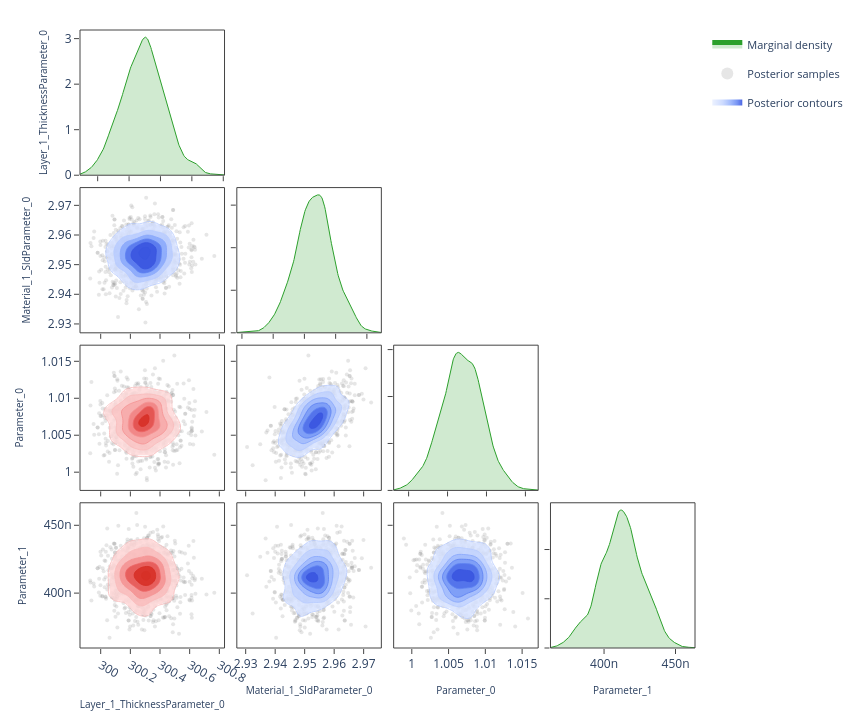

Notebook source saved alongside this figure:
### Code cell
# ---- Corner plot ------------------------------------------------------------
# Pairwise correlations: marginal density on the diagonal, scatter samples
# and 2-D contours on the lower triangle.  Mirrors the "Corner Plot" sub-tab.

fig = plot_corner(posterior.draws, posterior.param_names)
fig.show()

### Figure 1 — Plotly figure (JSON) as saved in the notebook; plotly's stock layout.template omitted (floating-point values rounded to 4 significant figures; data arrays with more than 128 entries replaced by an {"elided": "..."} marker saying what was removed)
{"data": [{"fill": "tozeroy", "fillcolor": "rgba(44, 160, 44, 0.22)", "hoverinfo": "skip", "legendgroup": "marginal", "line": {"color": "rgb(44, 160, 44)", "width": 1}, "mode": "lines", "name": "Marginal density", "showlegend": true, "type": "scatter", "x": {"elided": "256 float values"}, "xaxis": "x", "y": {"elided": "256 float values"}, "yaxis": "y"}, {"hoverinfo": "skip", "legendgroup": "scatter", "marker": {"color": "rgba(140, 140, 140, 0.22)", "size": 4}, "mode": "markers", "name": "Posterior samples", "showlegend": true, "type": "scatter", "x": {"elided": "880 float values"}, "xaxis": "x5", "y": {"elided": "880 float values"}, "yaxis": "y5", "zorder": 0}, {"colorscale": [[0.0, "rgba(224, 233, 255, 0.62)"], [0.35, "rgba(183, 203, 255, 0.70)"], [0.6, "rgba(138, 169, 252, 0.78)"], [0.82, "rgba(96, 131, 242, 0.84)"], [1.0, "rgba(58, 86, 224, 0.90)"]], "connectgaps": false, "contours": {"coloring": "fill", "end": 178.0, "showlabels": false, "showlines": false, "size": 28.1, "start": 37.47}, "hoverinfo": "skip", "legendgroup": "contour", "name": "Posterior contours", "showlegend": true, "showscale": false, "type": "contour", "x": [299.9, 299.9, 299.9, 299.9, 299.9, 299.9, 300.0, 300.0, 300.0, 300.0, 300.0, 300.0, 300.0, 300.0, 300.1, 300.1, 300.1, 300.1, 300.1, 300.1, 300.1, 300.1, 300.1, 300.2, 300.2, 300.2, 300.2, 300.2, 300.2, 300.2, 300.2, 300.2, 300.3, 300.3, 300.3, 300.3, 300.3, 300.3, 300.3, 300.3, 300.4, 300.4, 300.4, 300.4, 300.4, 300.4, 300.4, 300.4, 300.4, 300.5, 300.5, 300.5, 300.5, 300.5, 300.5, 300.5, 300.5, 300.6, 300.6, 300.6, 300.6, 300.6, 300.6, 300.6, 300.6, 300.6, 300.7, 300.7, 300.7, 300.7, 300.7, 300.7, 300.7, 300.7, 300.7, 300.8, 300.8, 300.8, 300.8, 300.8], "xaxis": "x5", "y": [2.928, 2.929, 2.93, 2.93, 2.931, 2.931, 2.932, 2.932, 2.933, 2.934, 2.934, 2.935, 2.935, 2.936, 2.937, 2.937, 2.938, 2.938, 2.939, 2.939, 2.94, 2.941, 2.941, 2.942, 2.942, 2.943, 2.944, 2.944, 2.945, 2.945, 2.946, 2.947, 2.947, 2.948, 2.948, 2.949, 2.949, 2.95, 2.951, 2.951, 2.952, 2.952, 2.953, 2.954, 2.954, 2.955, 2.955, 2.956, 2.956, 2.957, 2.958, 2.958, 2.959, 2.959, 2.96, 2.961, 2.961, 2.962, 2.962, 2.963, 2.964, 2.964, 2.965, 2.965, 2.966, 2.966, 2.967, 2.968, 2.968, 2.969, 2.969, 2.97, 2.971, 2.971, 2.972, 2.972, 2.973, 2.973, 2.974, 2.975], "yaxis": "y5", "z": {"elided": "80x80 float values"}, "zmax": 178.0, "zmin": 37.47, "zorder": 1}, {"colorscale": [[0.0, "rgba(183, 203, 255, 0.94)"], [0.35, "rgba(183, 203, 255, 0.94)"], [0.35, "rgba(138, 169, 252, 0.95)"], [0.6, "rgba(138, 169, 252, 0.95)"], [0.6, "rgba(96, 131, 242, 0.96)"], [0.82, "rgba(96, 131, 242, 0.96)"], [0.82, "rgba(58, 86, 224, 0.98)"], [1.0, "rgba(58, 86, 224, 0.98)"]], "contours": {"coloring": "lines", "end": 178.0, "showlabels": false, "size": 28.1, "start": 37.47}, "hoverinfo": "skip", "legendgroup": "contour", "line": {"width": 0.9}, "showlegend": false, "showscale": false, "type": "contour", "x": [299.9, 299.9, 299.9, 299.9, 299.9, 299.9, 300.0, 300.0, 300.0, 300.0, 300.0, 300.0, 300.0, 300.0, 300.1, 300.1, 300.1, 300.1, 300.1, 300.1, 300.1, 300.1, 300.1, 300.2, 300.2, 300.2, 300.2, 300.2, 300.2, 300.2, 300.2, 300.2, 300.3, 300.3, 300.3, 300.3, 300.3, 300.3, 300.3, 300.3, 300.4, 300.4, 300.4, 300.4, 300.4, 300.4, 300.4, 300.4, 300.4, 300.5, 300.5, 300.5, 300.5, 300.5, 300.5, 300.5, 300.5, 300.6, 300.6, 300.6, 300.6, 300.6, 300.6, 300.6, 300.6, 300.6, 300.7, 300.7, 300.7, 300.7, 300.7, 300.7, 300.7, 300.7, 300.7, 300.8, 300.8, 300.8, 300.8, 300.8], "xaxis": "x5", "y": [2.928, 2.929, 2.93, 2.93, 2.931, 2.931, 2.932, 2.932, 2.933, 2.934, 2.934, 2.935, 2.935, 2.936, 2.937, 2.937, 2.938, 2.938, 2.939, 2.939, 2.94, 2.941, 2.941, 2.942, 2.942, 2.943, 2.944, 2.944, 2.945, 2.945, 2.946, 2.947, 2.947, 2.948, 2.948, 2.949, 2.949, 2.95, 2.951, 2.951, 2.952, 2.952, 2.953, 2.954, 2.954, 2.955, 2.955, 2.956, 2.956, 2.957, 2.958, 2.958, 2.959, 2.959, 2.96, 2.961, 2.961, 2.962, 2.962, 2.963, 2.964, 2.964, 2.965, 2.965, 2.966, 2.966, 2.967, 2.968, 2.968, 2.969, 2.969, 2.97, 2.971, 2.971, 2.972, 2.972, 2.973, 2.973, 2.974, 2.975], "yaxis": "y5", "z": {"elided": "80x80 float values"}, "zmax": 178.0, "zmin": 37.47, "zorder": 2}, {"fill": "tozeroy", "fillcolor": "rgba(44, 160, 44, 0.22)", "hoverinfo": "skip", "legendgroup": "marginal", "line": {"color": "rgb(44, 160, 44)", "width": 1}, "mode": "lines", "name": "Marginal density", "showlegend": false, "type": "scatter", "x": {"elided": "256 float values"}, "xaxis": "x6", "y": {"elided": "256 float values"}, "yaxis": "y6"}, {"hoverinfo": "skip", "legendgroup": "scatter", "marker": {"color": "rgba(140, 140, 140, 0.22)", "size": 4}, "mode": "markers", "name": "Posterior samples", "showlegend": false, "type": "scatter", "x": {"elided": "880 float values"}, "xaxis": "x9", "y": {"elided": "880 float values"}, "yaxis": "y9", "zorder": 0}, {"colorscale": [[0.0, "rgba(255, 224, 224, 0.62)"], [0.35, "rgba(250, 188, 188, 0.70)"], [0.6, "rgba(245, 148, 148, 0.78)"], [0.82, "rgba(237, 104, 104, 0.84)"], [1.0, "rgba(215, 48, 39, 0.90)"]], "connectgaps": false, "contours": {"coloring": "fill", "end": 426.0, "showlabels": false, "showlines": false, "size": 67.26, "start": 89.68}, "hoverinfo": "skip", "legendgroup": "contour", "name": "Posterior contours", "showlegend": false, "showscale": false, "type": "contour", "x": [299.9, 299.9, 299.9, 299.9, 299.9, 299.9, 300.0, 300.0, 300.0, 300.0, 300.0, 300.0, 300.0, 300.0, 300.1, 300.1, 300.1, 300.1, 300.1, 300.1, 300.1, 300.1, 300.1, 300.2, 300.2, 300.2, 300.2, 300.2, 300.2, 300.2, 300.2, 300.2, 300.3, 300.3, 300.3, 300.3, 300.3, 300.3, 300.3, 300.3, 300.4, 300.4, 300.4, 300.4, 300.4, 300.4, 300.4, 300.4, 300.4, 300.5, 300.5, 300.5, 300.5, 300.5, 300.5, 300.5, 300.5, 300.6, 300.6, 300.6, 300.6, 300.6, 300.6, 300.6, 300.6, 300.6, 300.7, 300.7, 300.7, 300.7, 300.7, 300.7, 300.7, 300.7, 300.7, 300.8, 300.8, 300.8, 300.8, 300.8], "xaxis": "x9", "y": [0.9981, 0.9983, 0.9985, 0.9988, 0.999, 0.9993, 0.9995, 0.9997, 1.0, 1.0, 1.0, 1.001, 1.001, 1.001, 1.001, 1.002, 1.002, 1.002, 1.002, 1.003, 1.003, 1.003, 1.003, 1.003, 1.004, 1.004, 1.004, 1.004, 1.005, 1.005, 1.005, 1.005, 1.006, 1.006, 1.006, 1.006, 1.007, 1.007, 1.007, 1.007, 1.007, 1.008, 1.008, 1.008, 1.008, 1.009, 1.009, 1.009, 1.009, 1.01, 1.01, 1.01, 1.01, 1.011, 1.011, 1.011, 1.011, 1.011, 1.012, 1.012, 1.012, 1.012, 1.013, 1.013, 1.013, 1.013, 1.014, 1.014, 1.014, 1.014, 1.015, 1.015, 1.015, 1.015, 1.015, 1.016, 1.016, 1.016, 1.016, 1.017], "yaxis": "y9", "z": {"elided": "80x80 float values"}, "zmax": 426.0, "zmin": 89.68, "zorder": 1}, {"colorscale": [[0.0, "rgba(250, 188, 188, 0.94)"], [0.35, "rgba(250, 188, 188, 0.94)"], [0.35, "rgba(245, 148, 148, 0.95)"], [0.6, "rgba(245, 148, 148, 0.95)"], [0.6, "rgba(237, 104, 104, 0.96)"], [0.82, "rgba(237, 104, 104, 0.96)"], [0.82, "rgba(215, 48, 39, 0.98)"], [1.0, "rgba(215, 48, 39, 0.98)"]], "contours": {"coloring": "lines", "end": 426.0, "showlabels": false, "size": 67.26, "start": 89.68}, "hoverinfo": "skip", "legendgroup": "contour", "line": {"width": 0.9}, "showlegend": false, "showscale": false, "type": "contour", "x": [299.9, 299.9, 299.9, 299.9, 299.9, 299.9, 300.0, 300.0, 300.0, 300.0, 300.0, 300.0, 300.0, 300.0, 300.1, 300.1, 300.1, 300.1, 300.1, 300.1, 300.1, 300.1, 300.1, 300.2, 300.2, 300.2, 300.2, 300.2, 300.2, 300.2, 300.2, 300.2, 300.3, 300.3, 300.3, 300.3, 300.3, 300.3, 300.3, 300.3, 300.4, 300.4, 300.4, 300.4, 300.4, 300.4, 300.4, 300.4, 300.4, 300.5, 300.5, 300.5, 300.5, 300.5, 300.5, 300.5, 300.5, 300.6, 300.6, 300.6, 300.6, 300.6, 300.6, 300.6, 300.6, 300.6, 300.7, 300.7, 300.7, 300.7, 300.7, 300.7, 300.7, 300.7, 300.7, 300.8, 300.8, 300.8, 300.8, 300.8], "xaxis": "x9", "y": [0.9981, 0.9983, 0.9985, 0.9988, 0.999, 0.9993, 0.9995, 0.9997, 1.0, 1.0, 1.0, 1.001, 1.001, 1.001, 1.001, 1.002, 1.002, 1.002, 1.002, 1.003, 1.003, 1.003, 1.003, 1.003, 1.004, 1.004, 1.004, 1.004, 1.005, 1.005, 1.005, 1.005, 1.006, 1.006, 1.006, 1.006, 1.007, 1.007, 1.007, 1.007, 1.007, 1.008, 1.008, 1.008, 1.008, 1.009, 1.009, 1.009, 1.009, 1.01, 1.01, 1.01, 1.01, 1.011, 1.011, 1.011, 1.011, 1.011, 1.012, 1.012, 1.012, 1.012, 1.013, 1.013, 1.013, 1.013, 1.014, 1.014, 1.014, 1.014, 1.015, 1.015, 1.015, 1.015, 1.015, 1.016, 1.016, 1.016, 1.016, 1.017], "yaxis": "y9", "z": {"elided": "80x80 float values"}, "zmax": 426.0, "zmin": 89.68, "zorder": 2}, {"hoverinfo": "skip", "legendgroup": "scatter", "marker": {"color": "rgba(140, 140, 140, 0.22)", "size": 4}, "mode": "markers", "name": "Posterior samples", "showlegend": false, "type": "scatter", "x": {"elided": "880 float values"}, "xaxis": "x10", "y": {"elided": "880 float values"}, "yaxis": "y10", "zorder": 0}, {"colorscale": [[0.0, "rgba(224, 233, 255, 0.62)"], [0.35, "rgba(183, 203, 255, 0.70)"], [0.6, "rgba(138, 169, 252, 0.78)"], [0.82, "rgba(96, 131, 242, 0.84)"], [1.0, "rgba(58, 86, 224, 0.90)"]], "connectgaps": false, "contours": {"coloring": "fill", "end": 10440.0, "showlabels": false, "showlines": false, "size": 1648.0, "start": 2198.0}, "hoverinfo": "skip", "legendgroup": "contour", "name": "Posterior contours", "showlegend": false, "showscale": false, "type": "contour", "x": [2.928, 2.929, 2.93, 2.93, 2.931, 2.931, 2.932, 2.932, 2.933, 2.934, 2.934, 2.935, 2.935, 2.936, 2.937, 2.937, 2.938, 2.938, 2.939, 2.939, 2.94, 2.941, 2.941, 2.942, 2.942, 2.943, 2.944, 2.944, 2.945, 2.945, 2.946, 2.947, 2.947, 2.948, 2.948, 2.949, 2.949, 2.95, 2.951, 2.951, 2.952, 2.952, 2.953, 2.954, 2.954, 2.955, 2.955, 2.956, 2.956, 2.957, 2.958, 2.958, 2.959, 2.959, 2.96, 2.961, 2.961, 2.962, 2.962, 2.963, 2.964, 2.964, 2.965, 2.965, 2.966, 2.966, 2.967, 2.968, 2.968, 2.969, 2.969, 2.97, 2.971, 2.971, 2.972, 2.972, 2.973, 2.973, 2.974, 2.975], "xaxis": "x10", "y": [0.9981, 0.9983, 0.9985, 0.9988, 0.999, 0.9993, 0.9995, 0.9997, 1.0, 1.0, 1.0, 1.001, 1.001, 1.001, 1.001, 1.002, 1.002, 1.002, 1.002, 1.003, 1.003, 1.003, 1.003, 1.003, 1.004, 1.004, 1.004, 1.004, 1.005, 1.005, 1.005, 1.005, 1.006, 1.006, 1.006, 1.006, 1.007, 1.007, 1.007, 1.007, 1.007, 1.008, 1.008, 1.008, 1.008, 1.009, 1.009, 1.009, 1.009, 1.01, 1.01, 1.01, 1.01, 1.011, 1.011, 1.011, 1.011, 1.011, 1.012, 1.012, 1.012, 1.012, 1.013, 1.013, 1.013, 1.013, 1.014, 1.014, 1.014, 1.014, 1.015, 1.015, 1.015, 1.015, 1.015, 1.016, 1.016, 1.016, 1.016, 1.017], "yaxis": "y10", "z": {"elided": "80x80 float values"}, "zmax": 10440.0, "zmin": 2198.0, "zorder": 1}, {"colorscale": [[0.0, "rgba(183, 203, 255, 0.94)"], [0.35, "rgba(183, 203, 255, 0.94)"], [0.35, "rgba(138, 169, 252, 0.95)"], [0.6, "rgba(138, 169, 252, 0.95)"], [0.6, "rgba(96, 131, 242, 0.96)"], [0.82, "rgba(96, 131, 242, 0.96)"], [0.82, "rgba(58, 86, 224, 0.98)"], [1.0, "rgba(58, 86, 224, 0.98)"]], "contours": {"coloring": "lines", "end": 10440.0, "showlabels": false, "size": 1648.0, "start": 2198.0}, "hoverinfo": "skip", "legendgroup": "contour", "line": {"width": 0.9}, "showlegend": false, "showscale": false, "type": "contour", "x": [2.928, 2.929, 2.93, 2.93, 2.931, 2.931, 2.932, 2.932, 2.933, 2.934, 2.934, 2.935, 2.935, 2.936, 2.937, 2.937, 2.938, 2.938, 2.939, 2.939, 2.94, 2.941, 2.941, 2.942, 2.942, 2.943, 2.944, 2.944, 2.945, 2.945, 2.946, 2.947, 2.947, 2.948, 2.948, 2.949, 2.949, 2.95, 2.951, 2.951, 2.952, 2.952, 2.953, 2.954, 2.954, 2.955, 2.955, 2.956, 2.956, 2.957, 2.958, 2.958, 2.959, 2.959, 2.96, 2.961, 2.961, 2.962, 2.962, 2.963, 2.964, 2.964, 2.965, 2.965, 2.966, 2.966, 2.967, 2.968, 2.968, 2.969, 2.969, 2.97, 2.971, 2.971, 2.972, 2.972, 2.973, 2.973, 2.974, 2.975], "xaxis": "x10", "y": [0.9981, 0.9983, 0.9985, 0.9988, 0.999, 0.9993, 0.9995, 0.9997, 1.0, 1.0, 1.0, 1.001, 1.001, 1.001, 1.001, 1.002, 1.002, 1.002, 1.002, 1.003, 1.003, 1.003, 1.003, 1.003, 1.004, 1.004, 1.004, 1.004, 1.005, 1.005, 1.005, 1.005, 1.006, 1.006, 1.006, 1.006, 1.007, 1.007, 1.007, 1.007, 1.007, 1.008, 1.008, 1.008, 1.008, 1.009, 1.009, 1.009, 1.009, 1.01, 1.01, 1.01, 1.01, 1.011, 1.011, 1.011, 1.011, 1.011, 1.012, 1.012, 1.012, 1.012, 1.013, 1.013, 1.013, 1.013, 1.014, 1.014, 1.014, 1.014, 1.015, 1.015, 1.015, 1.015, 1.015, 1.016, 1.016, 1.016, 1.016, 1.017], "yaxis": "y10", "z": {"elided": "80x80 float values"}, "zmax": 10440.0, "zmin": 2198.0, "zorder": 2}, {"fill": "tozeroy", "fillcolor": "rgba(44, 160, 44, 0.22)", "hoverinfo": "skip", "legendgroup": "marginal", "line": {"color": "rgb(44, 160, 44)", "width": 1}, "mode": "lines", "name": "Marginal density", "showlegend": false, "type": "scatter", "x": {"elided": "256 float values"}, "xaxis": "x11", "y": {"elided": "256 float values"}, "yaxis": "y11"}, {"hoverinfo": "skip", "legendgroup": "scatter", "marker": {"color": "rgba(140, 140, 140, 0.22)", "size": 4}, "mode": "markers", "name": "Posterior samples", "showlegend": false, "type": "scatter", "x": {"elided": "880 float values"}, "xaxis": "x13", "y": {"elided": "880 float values"}, "yaxis": "y13", "zorder": 0}, {"colorscale": [[0.0, "rgba(255, 224, 224, 0.62)"], [0.35, "rgba(250, 188, 188, 0.70)"], [0.6, "rgba(245, 148, 148, 0.78)"], [0.82, "rgba(237, 104, 104, 0.84)"], [1.0, "rgba(215, 48, 39, 0.90)"]], "connectgaps": false, "contours": {"coloring": "fill", "end": 78720000.0, "showlabels": false, "showlines": false, "size": 12430000.0, "start": 16570000.0}, "hoverinfo": "skip", "legendgroup": "contour", "name": "Posterior contours", "showlegend": false, "showscale": false, "type": "contour", "x": [299.9, 299.9, 299.9, 299.9, 299.9, 299.9, 300.0, 300.0, 300.0, 300.0, 300.0, 300.0, 300.0, 300.0, 300.1, 300.1, 300.1, 300.1, 300.1, 300.1, 300.1, 300.1, 300.1, 300.2, 300.2, 300.2, 300.2, 300.2, 300.2, 300.2, 300.2, 300.2, 300.3, 300.3, 300.3, 300.3, 300.3, 300.3, 300.3, 300.3, 300.4, 300.4, 300.4, 300.4, 300.4, 300.4, 300.4, 300.4, 300.4, 300.5, 300.5, 300.5, 300.5, 300.5, 300.5, 300.5, 300.5, 300.6, 300.6, 300.6, 300.6, 300.6, 300.6, 300.6, 300.6, 300.6, 300.7, 300.7, 300.7, 300.7, 300.7, 300.7, 300.7, 300.7, 300.7, 300.8, 300.8, 300.8, 300.8, 300.8], "xaxis": "x13", "y": [3.625e-07, 3.638e-07, 3.651e-07, 3.664e-07, 3.676e-07, 3.689e-07, 3.702e-07, 3.715e-07, 3.728e-07, 3.74e-07, 3.753e-07, 3.766e-07, 3.779e-07, 3.792e-07, 3.804e-07, 3.817e-07, 3.83e-07, 3.843e-07, 3.856e-07, 3.868e-07, 3.881e-07, 3.894e-07, 3.907e-07, 3.92e-07, 3.932e-07, 3.945e-07, 3.958e-07, 3.971e-07, 3.984e-07, 3.996e-07, 4.009e-07, 4.022e-07, 4.035e-07, 4.048e-07, 4.06e-07, 4.073e-07, 4.086e-07, 4.099e-07, 4.112e-07, 4.124e-07, 4.137e-07, 4.15e-07, 4.163e-07, 4.176e-07, 4.188e-07, 4.201e-07, 4.214e-07, 4.227e-07, 4.24e-07, 4.252e-07, 4.265e-07, 4.278e-07, 4.291e-07, 4.304e-07, 4.316e-07, 4.329e-07, 4.342e-07, 4.355e-07, 4.368e-07, 4.38e-07, 4.393e-07, 4.406e-07, 4.419e-07, 4.432e-07, 4.444e-07, 4.457e-07, 4.47e-07, 4.483e-07, 4.496e-07, 4.508e-07, 4.521e-07, 4.534e-07, 4.547e-07, 4.56e-07, 4.572e-07, 4.585e-07, 4.598e-07, 4.611e-07, 4.624e-07, 4.636e-07], "yaxis": "y13", "z": {"elided": "80x80 float values"}, "zmax": 78720000.0, "zmin": 16570000.0, "zorder": 1}, {"colorscale": [[0.0, "rgba(250, 188, 188, 0.94)"], [0.35, "rgba(250, 188, 188, 0.94)"], [0.35, "rgba(245, 148, 148, 0.95)"], [0.6, "rgba(245, 148, 148, 0.95)"], [0.6, "rgba(237, 104, 104, 0.96)"], [0.82, "rgba(237, 104, 104, 0.96)"], [0.82, "rgba(215, 48, 39, 0.98)"], [1.0, "rgba(215, 48, 39, 0.98)"]], "contours": {"coloring": "lines", "end": 78720000.0, "showlabels": false, "size": 12430000.0, "start": 16570000.0}, "hoverinfo": "skip", "legendgroup": "contour", "line": {"width": 0.9}, "showlegend": false, "showscale": false, "type": "contour", "x": [299.9, 299.9, 299.9, 299.9, 299.9, 299.9, 300.0, 300.0, 300.0, 300.0, 300.0, 300.0, 300.0, 300.0, 300.1, 300.1, 300.1, 300.1, 300.1, 300.1, 300.1, 300.1, 300.1, 300.2, 300.2, 300.2, 300.2, 300.2, 300.2, 300.2, 300.2, 300.2, 300.3, 300.3, 300.3, 300.3, 300.3, 300.3, 300.3, 300.3, 300.4, 300.4, 300.4, 300.4, 300.4, 300.4, 300.4, 300.4, 300.4, 300.5, 300.5, 300.5, 300.5, 300.5, 300.5, 300.5, 300.5, 300.6, 300.6, 300.6, 300.6, 300.6, 300.6, 300.6, 300.6, 300.6, 300.7, 300.7, 300.7, 300.7, 300.7, 300.7, 300.7, 300.7, 300.7, 300.8, 300.8, 300.8, 300.8, 300.8], "xaxis": "x13", "y": [3.625e-07, 3.638e-07, 3.651e-07, 3.664e-07, 3.676e-07, 3.689e-07, 3.702e-07, 3.715e-07, 3.728e-07, 3.74e-07, 3.753e-07, 3.766e-07, 3.779e-07, 3.792e-07, 3.804e-07, 3.817e-07, 3.83e-07, 3.843e-07, 3.856e-07, 3.868e-07, 3.881e-07, 3.894e-07, 3.907e-07, 3.92e-07, 3.932e-07, 3.945e-07, 3.958e-07, 3.971e-07, 3.984e-07, 3.996e-07, 4.009e-07, 4.022e-07, 4.035e-07, 4.048e-07, 4.06e-07, 4.073e-07, 4.086e-07, 4.099e-07, 4.112e-07, 4.124e-07, 4.137e-07, 4.15e-07, 4.163e-07, 4.176e-07, 4.188e-07, 4.201e-07, 4.214e-07, 4.227e-07, 4.24e-07, 4.252e-07, 4.265e-07, 4.278e-07, 4.291e-07, 4.304e-07, 4.316e-07, 4.329e-07, 4.342e-07, 4.355e-07, 4.368e-07, 4.38e-07, 4.393e-07, 4.406e-07, 4.419e-07, 4.432e-07, 4.444e-07, 4.457e-07, 4.47e-07, 4.483e-07, 4.496e-07, 4.508e-07, 4.521e-07, 4.534e-07, 4.547e-07, 4.56e-07, 4.572e-07, 4.585e-07, 4.598e-07, 4.611e-07, 4.624e-07, 4.636e-07], "yaxis": "y13", "z": {"elided": "80x80 float values"}, "zmax": 78720000.0, "zmin": 16570000.0, "zorder": 2}, {"hoverinfo": "skip", "legendgroup": "scatter", "marker": {"color": "rgba(140, 140, 140, 0.22)", "size": 4}, "mode": "markers", "name": "Posterior samples", "showlegend": false, "type": "scatter", "x": {"elided": "880 float values"}, "xaxis": "x14", "y": {"elided": "880 float values"}, "yaxis": "y14", "zorder": 0}, {"colorscale": [[0.0, "rgba(224, 233, 255, 0.62)"], [0.35, "rgba(183, 203, 255, 0.70)"], [0.6, "rgba(138, 169, 252, 0.78)"], [0.82, "rgba(96, 131, 242, 0.84)"], [1.0, "rgba(58, 86, 224, 0.90)"]], "connectgaps": false, "contours": {"coloring": "fill", "end": 1767000000.0, "showlabels": false, "showlines": false, "size": 279000000.0, "start": 371900000.0}, "hoverinfo": "skip", "legendgroup": "contour", "name": "Posterior contours", "showlegend": false, "showscale": false, "type": "contour", "x": [2.928, 2.929, 2.93, 2.93, 2.931, 2.931, 2.932, 2.932, 2.933, 2.934, 2.934, 2.935, 2.935, 2.936, 2.937, 2.937, 2.938, 2.938, 2.939, 2.939, 2.94, 2.941, 2.941, 2.942, 2.942, 2.943, 2.944, 2.944, 2.945, 2.945, 2.946, 2.947, 2.947, 2.948, 2.948, 2.949, 2.949, 2.95, 2.951, 2.951, 2.952, 2.952, 2.953, 2.954, 2.954, 2.955, 2.955, 2.956, 2.956, 2.957, 2.958, 2.958, 2.959, 2.959, 2.96, 2.961, 2.961, 2.962, 2.962, 2.963, 2.964, 2.964, 2.965, 2.965, 2.966, 2.966, 2.967, 2.968, 2.968, 2.969, 2.969, 2.97, 2.971, 2.971, 2.972, 2.972, 2.973, 2.973, 2.974, 2.975], "xaxis": "x14", "y": [3.625e-07, 3.638e-07, 3.651e-07, 3.664e-07, 3.676e-07, 3.689e-07, 3.702e-07, 3.715e-07, 3.728e-07, 3.74e-07, 3.753e-07, 3.766e-07, 3.779e-07, 3.792e-07, 3.804e-07, 3.817e-07, 3.83e-07, 3.843e-07, 3.856e-07, 3.868e-07, 3.881e-07, 3.894e-07, 3.907e-07, 3.92e-07, 3.932e-07, 3.945e-07, 3.958e-07, 3.971e-07, 3.984e-07, 3.996e-07, 4.009e-07, 4.022e-07, 4.035e-07, 4.048e-07, 4.06e-07, 4.073e-07, 4.086e-07, 4.099e-07, 4.112e-07, 4.124e-07, 4.137e-07, 4.15e-07, 4.163e-07, 4.176e-07, 4.188e-07, 4.201e-07, 4.214e-07, 4.227e-07, 4.24e-07, 4.252e-07, 4.265e-07, 4.278e-07, 4.291e-07, 4.304e-07, 4.316e-07, 4.329e-07, 4.342e-07, 4.355e-07, 4.368e-07, 4.38e-07, 4.393e-07, 4.406e-07, 4.419e-07, 4.432e-07, 4.444e-07, 4.457e-07, 4.47e-07, 4.483e-07, 4.496e-07, 4.508e-07, 4.521e-07, 4.534e-07, 4.547e-07, 4.56e-07, 4.572e-07, 4.585e-07, 4.598e-07, 4.611e-07, 4.624e-07, 4.636e-07], "yaxis": "y14", "z": {"elided": "80x80 float values"}, "zmax": 1767000000.0, "zmin": 371900000.0, "zorder": 1}, {"colorscale": [[0.0, "rgba(183, 203, 255, 0.94)"], [0.35, "rgba(183, 203, 255, 0.94)"], [0.35, "rgba(138, 169, 252, 0.95)"], [0.6, "rgba(138, 169, 252, 0.95)"], [0.6, "rgba(96, 131, 242, 0.96)"], [0.82, "rgba(96, 131, 242, 0.96)"], [0.82, "rgba(58, 86, 224, 0.98)"], [1.0, "rgba(58, 86, 224, 0.98)"]], "contours": {"coloring": "lines", "end": 1767000000.0, "showlabels": false, "size": 279000000.0, "start": 371900000.0}, "hoverinfo": "skip", "legendgroup": "contour", "line": {"width": 0.9}, "showlegend": false, "showscale": false, "type": "contour", "x": [2.928, 2.929, 2.93, 2.93, 2.931, 2.931, 2.932, 2.932, 2.933, 2.934, 2.934, 2.935, 2.935, 2.936, 2.937, 2.937, 2.938, 2.938, 2.939, 2.939, 2.94, 2.941, 2.941, 2.942, 2.942, 2.943, 2.944, 2.944, 2.945, 2.945, 2.946, 2.947, 2.947, 2.948, 2.948, 2.949, 2.949, 2.95, 2.951, 2.951, 2.952, 2.952, 2.953, 2.954, 2.954, 2.955, 2.955, 2.956, 2.956, 2.957, 2.958, 2.958, 2.959, 2.959, 2.96, 2.961, 2.961, 2.962, 2.962, 2.963, 2.964, 2.964, 2.965, 2.965, 2.966, 2.966, 2.967, 2.968, 2.968, 2.969, 2.969, 2.97, 2.971, 2.971, 2.972, 2.972, 2.973, 2.973, 2.974, 2.975], "xaxis": "x14", "y": [3.625e-07, 3.638e-07, 3.651e-07, 3.664e-07, 3.676e-07, 3.689e-07, 3.702e-07, 3.715e-07, 3.728e-07, 3.74e-07, 3.753e-07, 3.766e-07, 3.779e-07, 3.792e-07, 3.804e-07, 3.817e-07, 3.83e-07, 3.843e-07, 3.856e-07, 3.868e-07, 3.881e-07, 3.894e-07, 3.907e-07, 3.92e-07, 3.932e-07, 3.945e-07, 3.958e-07, 3.971e-07, 3.984e-07, 3.996e-07, 4.009e-07, 4.022e-07, 4.035e-07, 4.048e-07, 4.06e-07, 4.073e-07, 4.086e-07, 4.099e-07, 4.112e-07, 4.124e-07, 4.137e-07, 4.15e-07, 4.163e-07, 4.176e-07, 4.188e-07, 4.201e-07, 4.214e-07, 4.227e-07, 4.24e-07, 4.252e-07, 4.265e-07, 4.278e-07, 4.291e-07, 4.304e-07, 4.316e-07, 4.329e-07, 4.342e-07, 4.355e-07, 4.368e-07, 4.38e-07, 4.393e-07, 4.406e-07, 4.419e-07, 4.432e-07, 4.444e-07, 4.457e-07, 4.47e-07, 4.483e-07, 4.496e-07, 4.508e-07, 4.521e-07, 4.534e-07, 4.547e-07, 4.56e-07, 4.572e-07, 4.585e-07, 4.598e-07, 4.611e-07, 4.624e-07, 4.636e-07], "yaxis": "y14", "z": {"elided": "80x80 float values"}, "zmax": 1767000000.0, "zmin": 371900000.0, "zorder": 2}, {"hoverinfo": "skip", "legendgroup": "scatter", "marker": {"color": "rgba(140, 140, 140, 0.22)", "size": 4}, "mode": "markers", "name": "Posterior samples", "showlegend": false, "type": "scatter", "x": {"elided": "880 float values"}, "xaxis": "x15", "y": {"elided": "880 float values"}, "yaxis": "y15", "zorder": 0}, {"colorscale": [[0.0, "rgba(224, 233, 255, 0.62)"], [0.35, "rgba(183, 203, 255, 0.70)"], [0.6, "rgba(138, 169, 252, 0.78)"], [0.82, "rgba(96, 131, 242, 0.84)"], [1.0, "rgba(58, 86, 224, 0.90)"]], "connectgaps": false, "contours": {"coloring": "fill", "end": 3602000000.0, "showlabels": false, "showlines": false, "size": 568800000.0, "start": 758400000.0}, "hoverinfo": "skip", "legendgroup": "contour", "name": "Posterior contours", "showlegend": false, "showscale": false, "type": "contour", "x": [0.9981, 0.9983, 0.9985, 0.9988, 0.999, 0.9993, 0.9995, 0.9997, 1.0, 1.0, 1.0, 1.001, 1.001, 1.001, 1.001, 1.002, 1.002, 1.002, 1.002, 1.003, 1.003, 1.003, 1.003, 1.003, 1.004, 1.004, 1.004, 1.004, 1.005, 1.005, 1.005, 1.005, 1.006, 1.006, 1.006, 1.006, 1.007, 1.007, 1.007, 1.007, 1.007, 1.008, 1.008, 1.008, 1.008, 1.009, 1.009, 1.009, 1.009, 1.01, 1.01, 1.01, 1.01, 1.011, 1.011, 1.011, 1.011, 1.011, 1.012, 1.012, 1.012, 1.012, 1.013, 1.013, 1.013, 1.013, 1.014, 1.014, 1.014, 1.014, 1.015, 1.015, 1.015, 1.015, 1.015, 1.016, 1.016, 1.016, 1.016, 1.017], "xaxis": "x15", "y": [3.625e-07, 3.638e-07, 3.651e-07, 3.664e-07, 3.676e-07, 3.689e-07, 3.702e-07, 3.715e-07, 3.728e-07, 3.74e-07, 3.753e-07, 3.766e-07, 3.779e-07, 3.792e-07, 3.804e-07, 3.817e-07, 3.83e-07, 3.843e-07, 3.856e-07, 3.868e-07, 3.881e-07, 3.894e-07, 3.907e-07, 3.92e-07, 3.932e-07, 3.945e-07, 3.958e-07, 3.971e-07, 3.984e-07, 3.996e-07, 4.009e-07, 4.022e-07, 4.035e-07, 4.048e-07, 4.06e-07, 4.073e-07, 4.086e-07, 4.099e-07, 4.112e-07, 4.124e-07, 4.137e-07, 4.15e-07, 4.163e-07, 4.176e-07, 4.188e-07, 4.201e-07, 4.214e-07, 4.227e-07, 4.24e-07, 4.252e-07, 4.265e-07, 4.278e-07, 4.291e-07, 4.304e-07, 4.316e-07, 4.329e-07, 4.342e-07, 4.355e-07, 4.368e-07, 4.38e-07, 4.393e-07, 4.406e-07, 4.419e-07, 4.432e-07, 4.444e-07, 4.457e-07, 4.47e-07, 4.483e-07, 4.496e-07, 4.508e-07, 4.521e-07, 4.534e-07, 4.547e-07, 4.56e-07, 4.572e-07, 4.585e-07, 4.598e-07, 4.611e-07, 4.624e-07, 4.636e-07], "yaxis": "y15", "z": {"elided": "80x80 float values"}, "zmax": 3602000000.0, "zmin": 758400000.0, "zorder": 1}, {"colorscale": [[0.0, "rgba(183, 203, 255, 0.94)"], [0.35, "rgba(183, 203, 255, 0.94)"], [0.35, "rgba(138, 169, 252, 0.95)"], [0.6, "rgba(138, 169, 252, 0.95)"], [0.6, "rgba(96, 131, 242, 0.96)"], [0.82, "rgba(96, 131, 242, 0.96)"], [0.82, "rgba(58, 86, 224, 0.98)"], [1.0, "rgba(58, 86, 224, 0.98)"]], "contours": {"coloring": "lines", "end": 3602000000.0, "showlabels": false, "size": 568800000.0, "start": 758400000.0}, "hoverinfo": "skip", "legendgroup": "contour", "line": {"width": 0.9}, "showlegend": false, "showscale": false, "type": "contour", "x": [0.9981, 0.9983, 0.9985, 0.9988, 0.999, 0.9993, 0.9995, 0.9997, 1.0, 1.0, 1.0, 1.001, 1.001, 1.001, 1.001, 1.002, 1.002, 1.002, 1.002, 1.003, 1.003, 1.003, 1.003, 1.003, 1.004, 1.004, 1.004, 1.004, 1.005, 1.005, 1.005, 1.005, 1.006, 1.006, 1.006, 1.006, 1.007, 1.007, 1.007, 1.007, 1.007, 1.008, 1.008, 1.008, 1.008, 1.009, 1.009, 1.009, 1.009, 1.01, 1.01, 1.01, 1.01, 1.011, 1.011, 1.011, 1.011, 1.011, 1.012, 1.012, 1.012, 1.012, 1.013, 1.013, 1.013, 1.013, 1.014, 1.014, 1.014, 1.014, 1.015, 1.015, 1.015, 1.015, 1.015, 1.016, 1.016, 1.016, 1.016, 1.017], "xaxis": "x15", "y": [3.625e-07, 3.638e-07, 3.651e-07, 3.664e-07, 3.676e-07, 3.689e-07, 3.702e-07, 3.715e-07, 3.728e-07, 3.74e-07, 3.753e-07, 3.766e-07, 3.779e-07, 3.792e-07, 3.804e-07, 3.817e-07, 3.83e-07, 3.843e-07, 3.856e-07, 3.868e-07, 3.881e-07, 3.894e-07, 3.907e-07, 3.92e-07, 3.932e-07, 3.945e-07, 3.958e-07, 3.971e-07, 3.984e-07, 3.996e-07, 4.009e-07, 4.022e-07, 4.035e-07, 4.048e-07, 4.06e-07, 4.073e-07, 4.086e-07, 4.099e-07, 4.112e-07, 4.124e-07, 4.137e-07, 4.15e-07, 4.163e-07, 4.176e-07, 4.188e-07, 4.201e-07, 4.214e-07, 4.227e-07, 4.24e-07, 4.252e-07, 4.265e-07, 4.278e-07, 4.291e-07, 4.304e-07, 4.316e-07, 4.329e-07, 4.342e-07, 4.355e-07, 4.368e-07, 4.38e-07, 4.393e-07, 4.406e-07, 4.419e-07, 4.432e-07, 4.444e-07, 4.457e-07, 4.47e-07, 4.483e-07, 4.496e-07, 4.508e-07, 4.521e-07, 4.534e-07, 4.547e-07, 4.56e-07, 4.572e-07, 4.585e-07, 4.598e-07, 4.611e-07, 4.624e-07, 4.636e-07], "yaxis": "y15", "z": {"elided": "80x80 float values"}, "zmax": 3602000000.0, "zmin": 758400000.0, "zorder": 2}, {"fill": "tozeroy", "fillcolor": "rgba(44, 160, 44, 0.22)", "hoverinfo": "skip", "legendgroup": "marginal", "line": {"color": "rgb(44, 160, 44)", "width": 1}, "mode": "lines", "name": "Marginal density", "showlegend": false, "type": "scatter", "x": {"elided": "256 float values"}, "xaxis": "x16", "y": {"elided": "256 float values"}, "yaxis": "y16"}], "layout": {"height": 720, "legend": {"font": {"size": 11}, "itemsizing": "constant", "orientation": "v", "x": 1.02, "xanchor": "left", "y": 1.0, "yanchor": "top"}, "margin": {"b": 60, "l": 80, "r": 160, "t": 30}, "plot_bgcolor": "white", "shapes": [{"fillcolor": "rgba(0,0,0,0)", "layer": "above", "line": {"color": "#444", "width": 1}, "type": "rect", "x0": 0, "x1": 1, "xref": "x domain", "y0": 0, "y1": 1, "yref": "y domain"}, {"fillcolor": "rgba(0,0,0,0)", "layer": "above", "line": {"color": "#444", "width": 1}, "type": "rect", "x0": 0, "x1": 1, "xref": "x5 domain", "y0": 0, "y1": 1, "yref": "y5 domain"}, {"fillcolor": "rgba(0,0,0,0)", "layer": "above", "line": {"color": "#444", "width": 1}, "type": "rect", "x0": 0, "x1": 1, "xref": "x6 domain", "y0": 0, "y1": 1, "yref": "y6 domain"}, {"fillcolor": "rgba(0,0,0,0)", "layer": "above", "line": {"color": "#444", "width": 1}, "type": "rect", "x0": 0, "x1": 1, "xref": "x9 domain", "y0": 0, "y1": 1, "yref": "y9 domain"}, {"fillcolor": "rgba(0,0,0,0)", "layer": "above", "line": {"color": "#444", "width": 1}, "type": "rect", "x0": 0, "x1": 1, "xref": "x10 domain", "y0": 0, "y1": 1, "yref": "y10 domain"}, {"fillcolor": "rgba(0,0,0,0)", "layer": "above", "line": {"color": "#444", "width": 1}, "type": "rect", "x0": 0, "x1": 1, "xref": "x11 domain", "y0": 0, "y1": 1, "yref": "y11 domain"}, {"fillcolor": "rgba(0,0,0,0)", "layer": "above", "line": {"color": "#444", "width": 1}, "type": "rect", "x0": 0, "x1": 1, "xref": "x13 domain", "y0": 0, "y1": 1, "yref": "y13 domain"}, {"fillcolor": "rgba(0,0,0,0)", "layer": "above", "line": {"color": "#444", "width": 1}, "type": "rect", "x0": 0, "x1": 1, "xref": "x14 domain", "y0": 0, "y1": 1, "yref": "y14 domain"}, {"fillcolor": "rgba(0,0,0,0)", "layer": "above", "line": {"color": "#444", "width": 1}, "type": "rect", "x0": 0, "x1": 1, "xref": "x15 domain", "y0": 0, "y1": 1, "yref": "y15 domain"}, {"fillcolor": "rgba(0,0,0,0)", "layer": "above", "line": {"color": "#444", "width": 1}, "type": "rect", "x0": 0, "x1": 1, "xref": "x16 domain", "y0": 0, "y1": 1, "yref": "y16 domain"}], "showlegend": true, "width": 860, "xaxis": {"anchor": "y", "domain": [0.0, 0.235], "showgrid": false, "showticklabels": false, "ticks": "outside", "zeroline": false}, "xaxis10": {"anchor": "y10", "domain": [0.255, 0.49], "showgrid": false, "showticklabels": false, "ticks": "outside", "zeroline": false}, "xaxis11": {"anchor": "y11", "domain": [0.51, 0.745], "showgrid": false, "showticklabels": false, "ticks": "outside", "zeroline": false}, "xaxis12": {"anchor": "y12", "domain": [0.765, 1.0], "showgrid": false, "ticks": "outside", "visible": false, "zeroline": false}, "xaxis13": {"anchor": "y13", "domain": [0.0, 0.235], "showgrid": false, "ticks": "outside", "title": {"font": {"size": 10}, "text": "Layer_1_ThicknessParameter_0"}, "zeroline": false}, "xaxis14": {"anchor": "y14", "domain": [0.255, 0.49], "showgrid": false, "ticks": "outside", "title": {"font": {"size": 10}, "text": "Material_1_SldParameter_0"}, "zeroline": false}, "xaxis15": {"anchor": "y15", "domain": [0.51, 0.745], "showgrid": false, "ticks": "outside", "title": {"font": {"size": 10}, "text": "Parameter_0"}, "zeroline": false}, "xaxis16": {"anchor": "y16", "domain": [0.765, 1.0], "showgrid": false, "ticks": "outside", "title": {"font": {"size": 10}, "text": "Parameter_1"}, "zeroline": false}, "xaxis2": {"anchor": "y2", "domain": [0.255, 0.49], "showgrid": false, "ticks": "outside", "visible": false, "zeroline": false}, "xaxis3": {"anchor": "y3", "domain": [0.51, 0.745], "showgrid": false, "ticks": "outside", "visible": false, "zeroline": false}, "xaxis4": {"anchor": "y4", "domain": [0.765, 1.0], "showgrid": false, "ticks": "outside", "visible": false, "zeroline": false}, "xaxis5": {"anchor": "y5", "domain": [0.0, 0.235], "showgrid": false, "showticklabels": false, "ticks": "outside", "zeroline": false}, "xaxis6": {"anchor": "y6", "domain": [0.255, 0.49], "showgrid": false, "showticklabels": false, "ticks": "outside", "zeroline": false}, "xaxis7": {"anchor": "y7", "domain": [0.51, 0.745], "showgrid": false, "ticks": "outside", "visible": false, "zeroline": false}, "xaxis8": {"anchor": "y8", "domain": [0.765, 1.0], "showgrid": false, "ticks": "outside", "visible": false, "zeroline": false}, "xaxis9": {"anchor": "y9", "domain": [0.0, 0.235], "showgrid": false, "showticklabels": false, "ticks": "outside", "zeroline": false}, "yaxis": {"anchor": "x", "domain": [0.765, 1.0], "showgrid": false, "ticks": "outside", "title": {"font": {"size": 10}, "text": "Layer_1_ThicknessParameter_0"}, "zeroline": false}, "yaxis10": {"anchor": "x10", "domain": [0.255, 0.49], "showgrid": false, "showticklabels": false, "ticks": "outside", "zeroline": false}, "yaxis11": {"anchor": "x11", "domain": [0.255, 0.49], "showgrid": false, "showticklabels": false, "ticks": "outside", "zeroline": false}, "yaxis12": {"anchor": "x12", "domain": [0.255, 0.49], "showgrid": false, "ticks": "outside", "visible": false, "zeroline": false}, "yaxis13": {"anchor": "x13", "domain": [0.0, 0.235], "showgrid": false, "ticks": "outside", "title": {"font": {"size": 10}, "text": "Parameter_1"}, "zeroline": false}, "yaxis14": {"anchor": "x14", "domain": [0.0, 0.235], "showgrid": false, "showticklabels": false, "ticks": "outside", "zeroline": false}, "yaxis15": {"anchor": "x15", "domain": [0.0, 0.235], "showgrid": false, "showticklabels": false, "ticks": "outside", "zeroline": false}, "yaxis16": {"anchor": "x16", "domain": [0.0, 0.235], "showgrid": false, "showticklabels": false, "ticks": "outside", "zeroline": false}, "yaxis2": {"anchor": "x2", "domain": [0.765, 1.0], "showgrid": false, "ticks": "outside", "visible": false, "zeroline": false}, "yaxis3": {"anchor": "x3", "domain": [0.765, 1.0], "showgrid": false, "ticks": "outside", "visible": false, "zeroline": false}, "yaxis4": {"anchor": "x4", "domain": [0.765, 1.0], "showgrid": false, "ticks": "outside", "visible": false, "zeroline": false}, "yaxis5": {"anchor": "x5", "domain": [0.51, 0.745], "showgrid": false, "ticks": "outside", "title": {"font": {"size": 10}, "text": "Material_1_SldParameter_0"}, "zeroline": false}, "yaxis6": {"anchor": "x6", "domain": [0.51, 0.745], "showgrid": false, "showticklabels": false, "ticks": "outside", "zeroline": false}, "yaxis7": {"anchor": "x7", "domain": [0.51, 0.745], "showgrid": false, "ticks": "outside", "visible": false, "zeroline": false}, "yaxis8": {"anchor": "x8", "domain": [0.51, 0.745], "showgrid": false, "ticks": "outside", "visible": false, "zeroline": false}, "yaxis9": {"anchor": "x9", "domain": [0.255, 0.49], "showgrid": false, "ticks": "outside", "title": {"font": {"size": 10}, "text": "Parameter_0"}, "zeroline": false}}}
